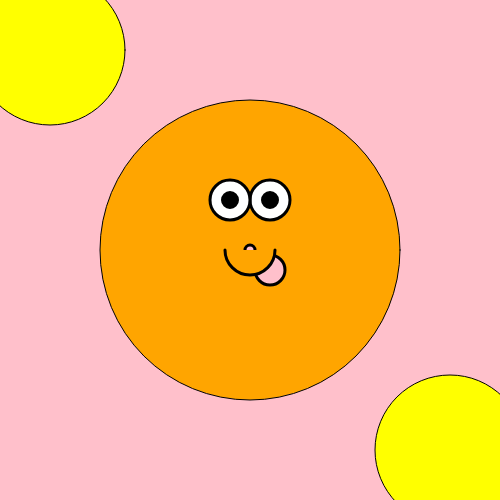
Frame 1 (no input)
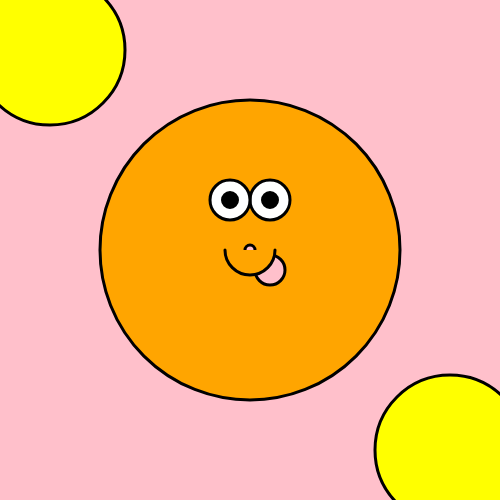
Frame 60 (no input)
Frame 120 (the mouse pressed at the canvas centre since frame 60): identical to frame 60, image omitted

The p5.js sketch that drew these frames (run headless with seeded random() and noise() and a simulated clock; from frame 60 on, the mouse is pressed at the canvas centre):

// p5.js sketch
// ── sketch.js
var pointX = 0;
var pointY = 0;

var point2; //variable undefined


var Eyesize = 40;

var faceColor = 'white'

function setup () {
// put setup code here
createCanvas(500,500);
pointX = width/2;
pointY = width/2;



console.log("pointX " + pointX + "pointY " + pointY);// don't forget to add the space within the quotation marks
console.log(point2);

}
function draw() {
//put drawing code here
background('pink');
//pointX = 200;
//pointY = 200;
fill('yellow');
ellipse(50,50,150,150);

fill('yellow');
ellipse(450,450,150,150)

fill('orange');
circle(250,250,300,300);


strokeWeight(3);


fill('white');
ellipse(270,200,Eyesize,Eyesize);// left Eyesize
ellipse(230,200,Eyesize,Eyesize);// right Eyesize

fill('black');
ellipse(270,200,15,15);// left Eyesize
ellipse(230,200,15,15);// right Eyesize

fill('pink');
ellipse(pointX, pointY, 10,10);

fill('pink');
ellipse(pointX + 20, pointY + 20,30,30);
ellipse(pointX - 20,point - 20,30,30);
//ellipse(point2, pointY,20,20);


//arc(x,y,width,height,start,end);
fill('orange');
arc(pointX,pointY,50,50,0,PI);
//arc(pointX,pointY + 10,50,50,0,PI);
}
//end of draw
